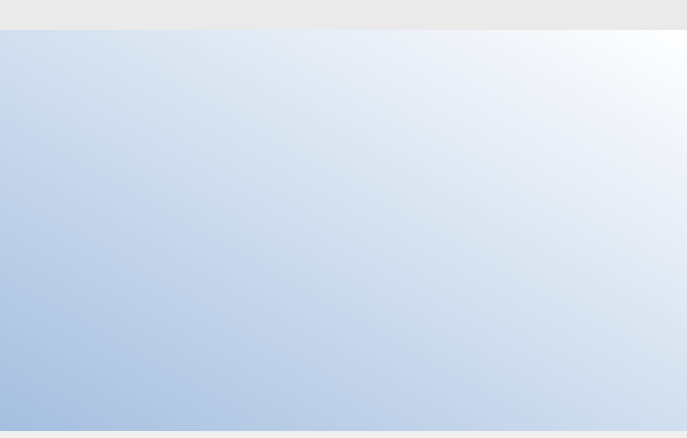
<?xml version="1.0" encoding="utf-8"?>
<ui version="4.0">
	<class>IriTrackerStandardAppClass</class>
	<widget class="QMainWindow" name="IriTrackerStandardAppClass">
		<property name="geometry">
			<rect>
				<x>0</x>
				<y>0</y>
				<width>687</width>
				<height>438</height>
			</rect>
		</property>
		<property name="windowTitle">
			<string>IriTrackerStandardApp</string>
		</property>
		<widget class="QWidget" name="centralWidget">
			<widget class="QWidget" name="content" native="true">
				<property name="geometry">
					<rect>
						<x>-10</x>
						<y>30</y>
						<width>701</width>
						<height>401</height>
					</rect>
				</property>
				<property name="styleSheet">
					<string notr="true">background-color: qlineargradient(spread:pad, x1:1, y1:0, x2:0, y2:1, stop:0 #ffffff, stop:1 #a4bedf);</string>
				</property>
			</widget>
			<widget class="QWidget" name="header" native="true">
				<property name="geometry">
					<rect>
						<x>0</x>
						<y>0</y>
						<width>10000</width>
						<height>30</height>
					</rect>
				</property>
				<property name="font">
					<font>
						<kerning>false</kerning>
					</font>
				</property>
				<property name="toolTipDuration">
					<number>0</number>
				</property>
				<property name="styleSheet">
					<string notr="true">background-color: #eaeaea;</string>
				</property>
			</widget>
		</widget>
	</widget>
	<layoutdefault spacing="6" margin="11"/>
	<resources>
		<include location="IriTrackerStandardApp.qrc"/>
	</resources>
	<connections/>
</ui>
